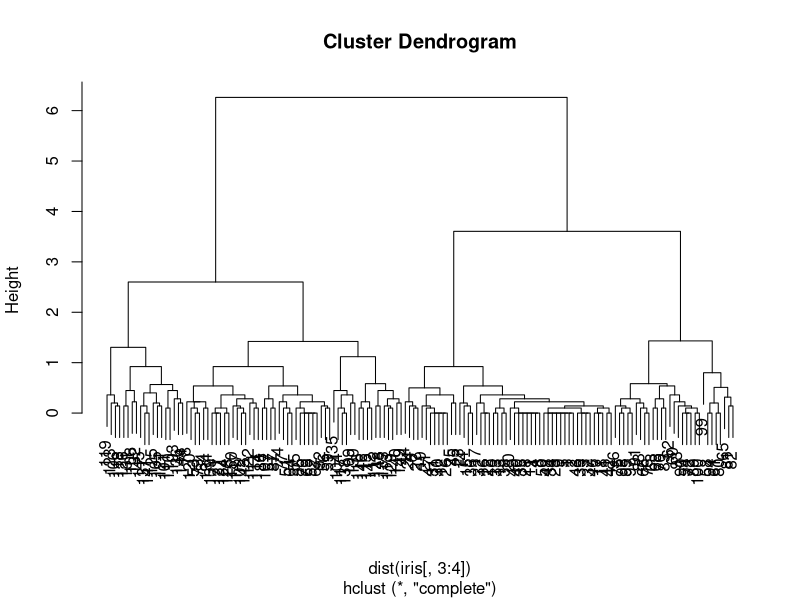
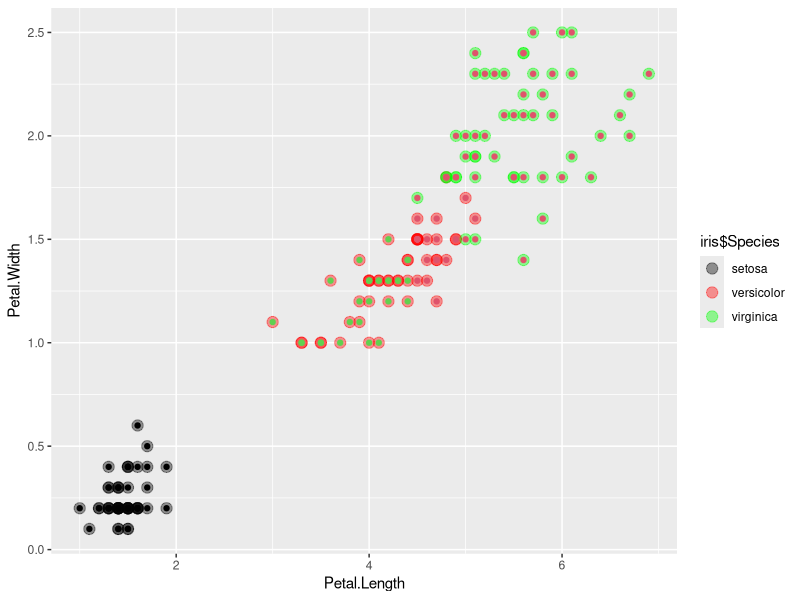
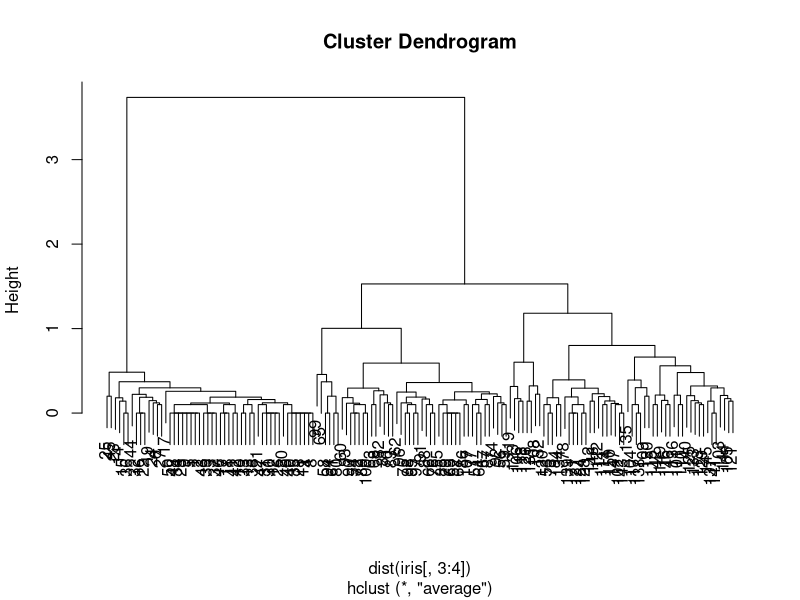
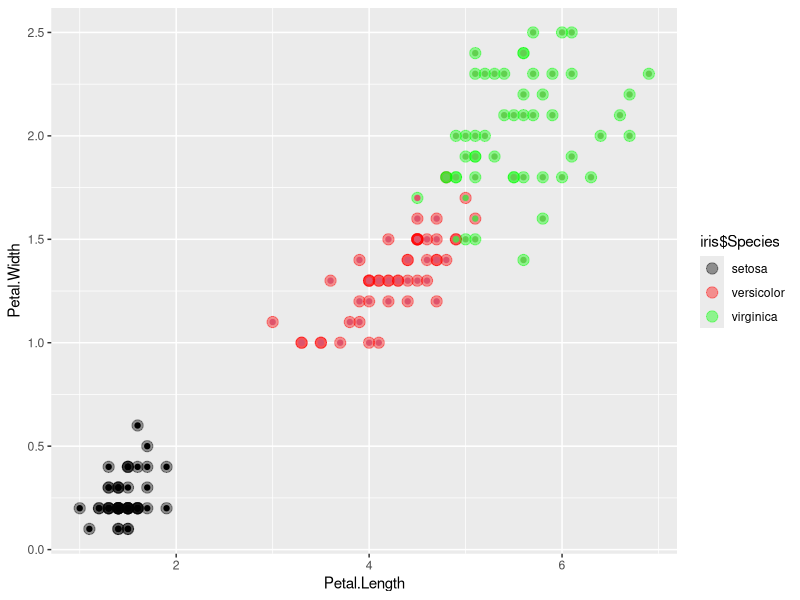
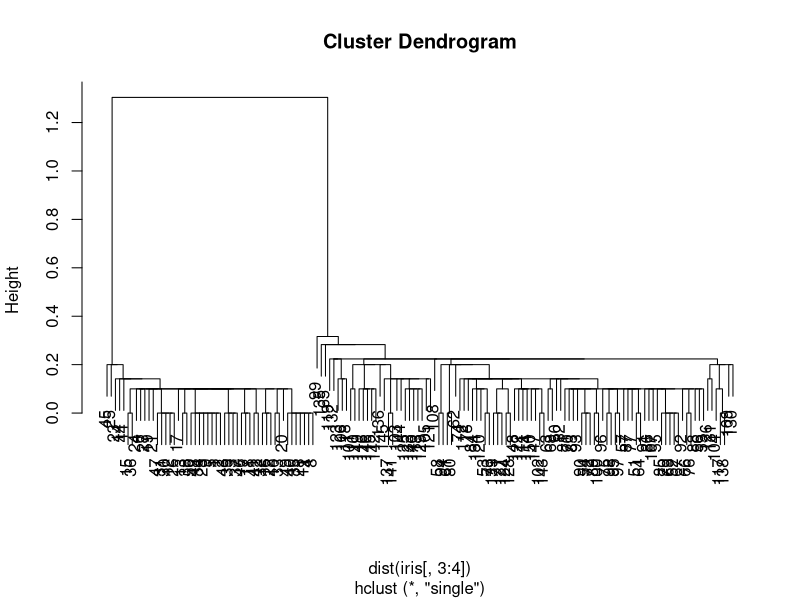
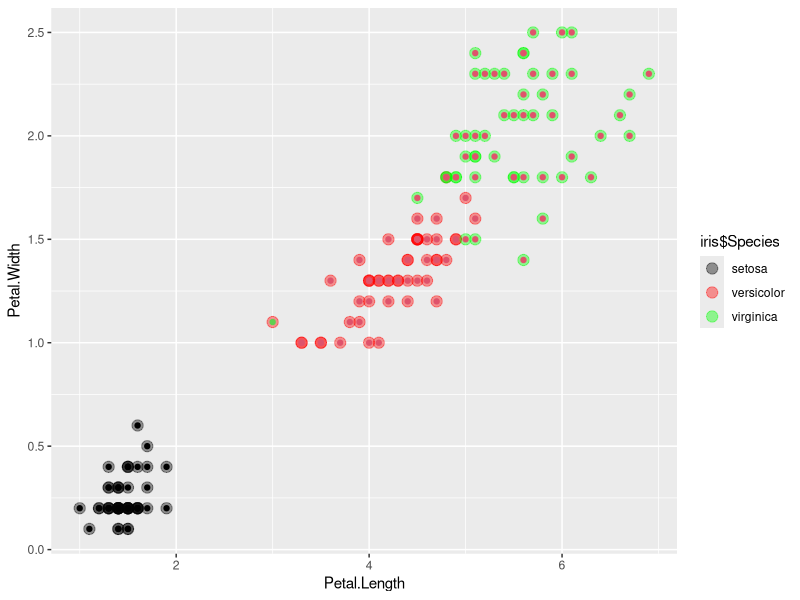
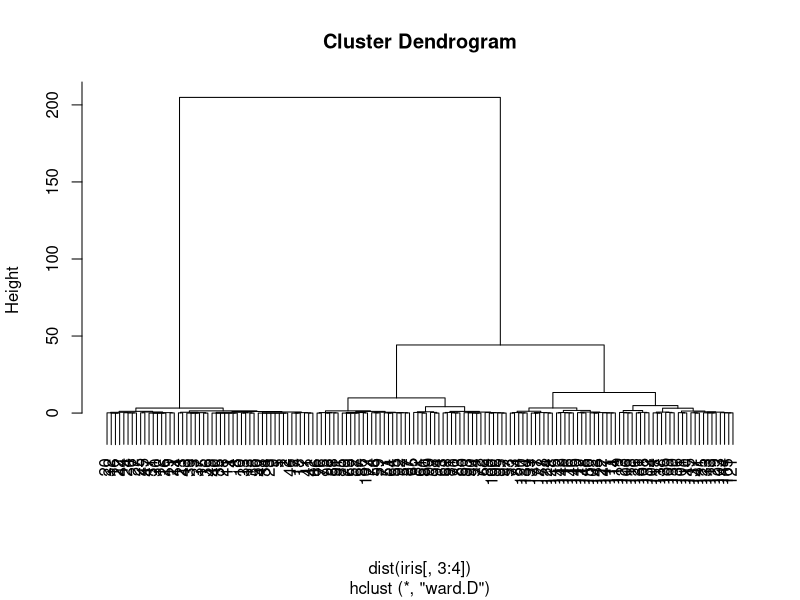
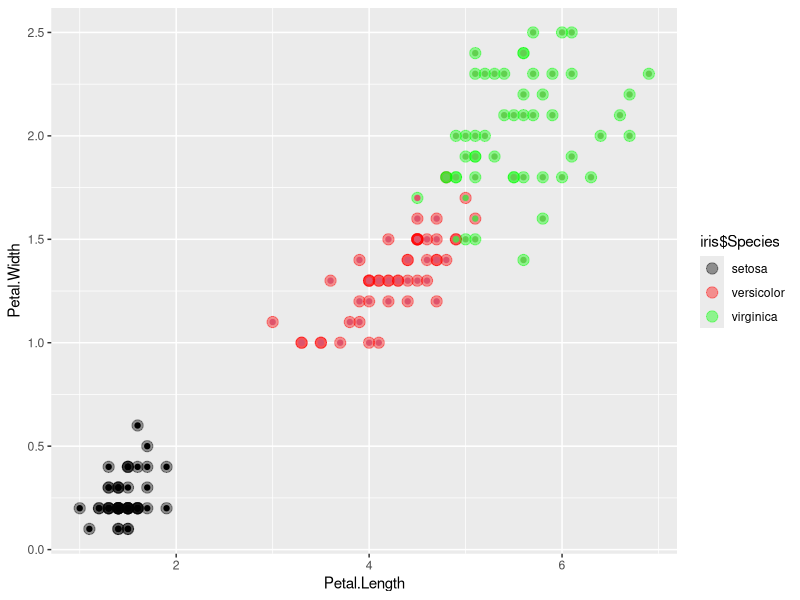

The R source for these figures, in order:
# https://www.r-bloggers.com/hierarchical-clustering-in-r-2/
remove.packages("ggplot2")
install.packages("ggplot2", dep = TRUE) #install proto package
library(ggplot2)

clusterPlot <- function(type) {
  clusters <- hclust(dist(iris[, 3:4]), method = type)
  plot(clusters)
  
  clusterCut <- cutree(clusters, 3)
  show(table(clusterCut, iris$Species)) # show required, else will not print

  ggplot(iris, aes(Petal.Length, Petal.Width, color = iris$Species)) + 
    geom_point(alpha = 0.4, size = 3.5) + geom_point(col = clusterCut) + 
    scale_color_manual(values = c('black', 'red', 'green'))
}

clusterPlot('complete')
clusterPlot('average')
clusterPlot('single')
clusterPlot('ward.D')
